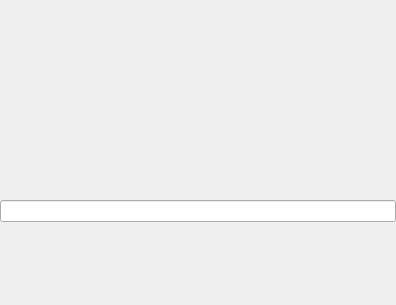
<?xml version="1.0" encoding="UTF-8"?>
<ui version="4.0">
 <class>InitWorkspaceWidget</class>
 <widget class="QWidget" name="InitWorkspaceWidget">
  <property name="geometry">
   <rect>
    <x>0</x>
    <y>0</y>
    <width>396</width>
    <height>305</height>
   </rect>
  </property>
  <property name="sizePolicy">
   <sizepolicy hsizetype="Expanding" vsizetype="Expanding">
    <horstretch>0</horstretch>
    <verstretch>0</verstretch>
   </sizepolicy>
  </property>
  <property name="maximumSize">
   <size>
    <width>16777215</width>
    <height>16777215</height>
   </size>
  </property>
  <property name="windowTitle">
   <string>Form</string>
  </property>
  <property name="styleSheet">
   <string notr="true">QPushButton {
	text-transform: uppercase;
}</string>
  </property>
  <layout class="QVBoxLayout" name="verticalLayout">
   <property name="spacing">
    <number>10</number>
   </property>
   <property name="leftMargin">
    <number>0</number>
   </property>
   <property name="topMargin">
    <number>0</number>
   </property>
   <property name="rightMargin">
    <number>0</number>
   </property>
   <property name="bottomMargin">
    <number>0</number>
   </property>
   <item>
    <widget class="QLabel" name="init_message">
     <property name="text">
      <string/>
     </property>
     <property name="wordWrap">
      <bool>true</bool>
     </property>
    </widget>
   </item>
   <item>
    <spacer name="verticalSpacer">
     <property name="orientation">
      <enum>Qt::Vertical</enum>
     </property>
     <property name="sizeHint" stdset="0">
      <size>
       <width>20</width>
       <height>40</height>
      </size>
     </property>
    </spacer>
   </item>
   <item>
    <widget class="QLabel" name="name_message">
     <property name="sizePolicy">
      <sizepolicy hsizetype="Expanding" vsizetype="Expanding">
       <horstretch>0</horstretch>
       <verstretch>0</verstretch>
      </sizepolicy>
     </property>
     <property name="text">
      <string/>
     </property>
     <property name="alignment">
      <set>Qt::AlignJustify|Qt::AlignVCenter</set>
     </property>
     <property name="wordWrap">
      <bool>true</bool>
     </property>
    </widget>
   </item>
   <item>
    <widget class="QLineEdit" name="name_edit_text"/>
   </item>
   <item>
    <spacer name="verticalSpacer_3">
     <property name="orientation">
      <enum>Qt::Vertical</enum>
     </property>
     <property name="sizeHint" stdset="0">
      <size>
       <width>20</width>
       <height>40</height>
      </size>
     </property>
    </spacer>
   </item>
  </layout>
 </widget>
 <resources/>
 <connections/>
</ui>
